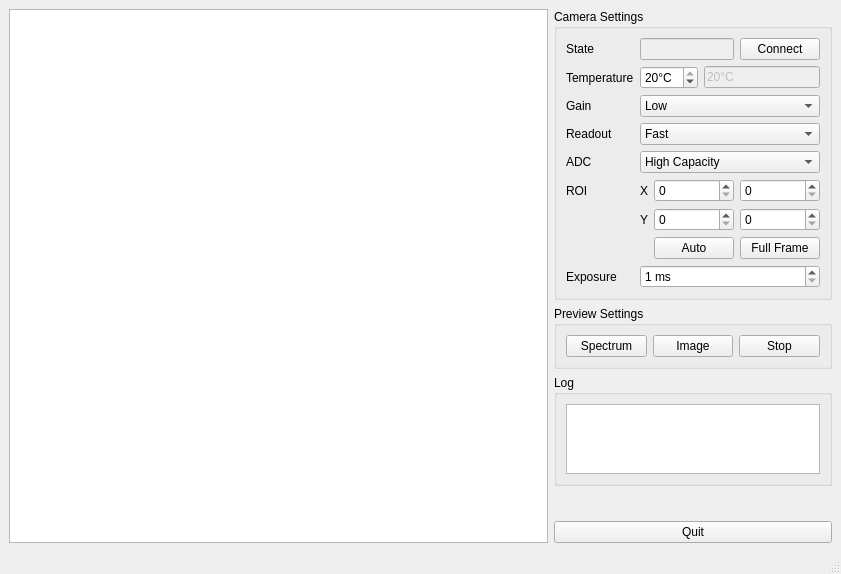
<?xml version="1.0" encoding="UTF-8"?>
<ui version="4.0">
 <class>XUVCameraGUI</class>
 <widget class="QMainWindow" name="XUVCameraGUI">
  <property name="geometry">
   <rect>
    <x>0</x>
    <y>0</y>
    <width>841</width>
    <height>574</height>
   </rect>
  </property>
  <property name="windowTitle">
   <string>XUV Camera</string>
  </property>
  <widget class="QWidget" name="centralwidget">
   <property name="sizePolicy">
    <sizepolicy hsizetype="Expanding" vsizetype="Expanding">
     <horstretch>0</horstretch>
     <verstretch>0</verstretch>
    </sizepolicy>
   </property>
   <layout class="QHBoxLayout" name="horizontalLayout_2" stretch="20,1">
    <item>
     <layout class="QVBoxLayout" name="verticalLayout_3">
      <item>
       <widget class="GraphicsLayoutWidget" name="plotLayoutWidget"/>
      </item>
     </layout>
    </item>
    <item>
     <layout class="QVBoxLayout" name="verticalLayout_4" stretch="4,1,2,1">
      <item>
       <widget class="QGroupBox" name="cameraSettings">
        <property name="title">
         <string>Camera Settings</string>
        </property>
        <layout class="QFormLayout" name="formLayout">
         <item row="0" column="0">
          <widget class="QLabel" name="label_2">
           <property name="text">
            <string>State</string>
           </property>
          </widget>
         </item>
         <item row="2" column="0">
          <widget class="QLabel" name="label">
           <property name="text">
            <string>Temperature</string>
           </property>
          </widget>
         </item>
         <item row="2" column="1">
          <layout class="QHBoxLayout" name="horizontalLayout_5">
           <item>
            <widget class="QSpinBox" name="cameraTempSpin">
             <property name="suffix">
              <string>°C</string>
             </property>
             <property name="minimum">
              <number>-40</number>
             </property>
             <property name="maximum">
              <number>20</number>
             </property>
             <property name="value">
              <number>20</number>
             </property>
            </widget>
           </item>
           <item>
            <widget class="QLineEdit" name="cameraTempText">
             <property name="enabled">
              <bool>false</bool>
             </property>
             <property name="text">
              <string>20°C</string>
             </property>
             <property name="readOnly">
              <bool>false</bool>
             </property>
            </widget>
           </item>
          </layout>
         </item>
         <item row="4" column="0">
          <widget class="QLabel" name="label_3">
           <property name="text">
            <string>Gain</string>
           </property>
          </widget>
         </item>
         <item row="4" column="1">
          <widget class="QComboBox" name="cameraGainBox">
           <item>
            <property name="text">
             <string>Low</string>
            </property>
           </item>
           <item>
            <property name="text">
             <string>Mid</string>
            </property>
           </item>
           <item>
            <property name="text">
             <string>High</string>
            </property>
           </item>
          </widget>
         </item>
         <item row="5" column="0">
          <widget class="QLabel" name="label_4">
           <property name="text">
            <string>Readout</string>
           </property>
          </widget>
         </item>
         <item row="5" column="1">
          <widget class="QComboBox" name="cameraADCSpeedBox">
           <property name="currentIndex">
            <number>1</number>
           </property>
           <item>
            <property name="text">
             <string>Slow</string>
            </property>
           </item>
           <item>
            <property name="text">
             <string>Fast</string>
            </property>
           </item>
          </widget>
         </item>
         <item row="7" column="0">
          <widget class="QLabel" name="label_5">
           <property name="text">
            <string>ROI</string>
           </property>
          </widget>
         </item>
         <item row="7" column="1">
          <layout class="QGridLayout" name="cameraROIGroup">
           <item row="0" column="0">
            <widget class="QLabel" name="label_6">
             <property name="text">
              <string>X</string>
             </property>
            </widget>
           </item>
           <item row="1" column="2">
            <widget class="QSpinBox" name="cameraROITop">
             <property name="maximum">
              <number>8192</number>
             </property>
            </widget>
           </item>
           <item row="1" column="0">
            <widget class="QLabel" name="label_7">
             <property name="text">
              <string>Y</string>
             </property>
            </widget>
           </item>
           <item row="0" column="1">
            <widget class="QSpinBox" name="cameraROILeft">
             <property name="maximum">
              <number>8192</number>
             </property>
            </widget>
           </item>
           <item row="1" column="1">
            <widget class="QSpinBox" name="cameraROIBottom">
             <property name="maximum">
              <number>8192</number>
             </property>
            </widget>
           </item>
           <item row="0" column="2">
            <widget class="QSpinBox" name="cameraROIRight">
             <property name="maximum">
              <number>8192</number>
             </property>
            </widget>
           </item>
           <item row="2" column="1">
            <widget class="QPushButton" name="cameraAutoROI">
             <property name="text">
              <string>Auto</string>
             </property>
            </widget>
           </item>
           <item row="2" column="2">
            <widget class="QPushButton" name="cameraFullROI">
             <property name="text">
              <string>Full Frame</string>
             </property>
            </widget>
           </item>
          </layout>
         </item>
         <item row="9" column="0">
          <widget class="QLabel" name="label_8">
           <property name="text">
            <string>Exposure</string>
           </property>
          </widget>
         </item>
         <item row="9" column="1">
          <widget class="QSpinBox" name="cameraExposureSpin">
           <property name="suffix">
            <string> ms</string>
           </property>
           <property name="minimum">
            <number>1</number>
           </property>
           <property name="maximum">
            <number>9999999</number>
           </property>
          </widget>
         </item>
         <item row="0" column="1">
          <layout class="QHBoxLayout" name="horizontalLayout">
           <item>
            <widget class="QLineEdit" name="cameraStateText">
             <property name="enabled">
              <bool>false</bool>
             </property>
            </widget>
           </item>
           <item>
            <widget class="QPushButton" name="cameraConnectButton">
             <property name="text">
              <string>Connect</string>
             </property>
            </widget>
           </item>
          </layout>
         </item>
         <item row="6" column="0">
          <widget class="QLabel" name="label_9">
           <property name="text">
            <string>ADC</string>
           </property>
          </widget>
         </item>
         <item row="6" column="1">
          <widget class="QComboBox" name="cameraADCSelect">
           <item>
            <property name="text">
             <string>High Capacity</string>
            </property>
           </item>
           <item>
            <property name="text">
             <string>Low Noise</string>
            </property>
           </item>
          </widget>
         </item>
        </layout>
       </widget>
      </item>
      <item>
       <widget class="QGroupBox" name="groupBox_2">
        <property name="title">
         <string>Preview Settings</string>
        </property>
        <layout class="QVBoxLayout" name="verticalLayout_5">
         <item>
          <layout class="QVBoxLayout" name="verticalLayout_6">
           <item>
            <layout class="QHBoxLayout" name="horizontalLayout_8">
             <item>
              <widget class="QPushButton" name="previewSpectrum">
               <property name="text">
                <string>Spectrum</string>
               </property>
               <property name="checkable">
                <bool>true</bool>
               </property>
               <property name="checked">
                <bool>false</bool>
               </property>
               <property name="flat">
                <bool>false</bool>
               </property>
              </widget>
             </item>
             <item>
              <widget class="QPushButton" name="previewImage">
               <property name="text">
                <string>Image</string>
               </property>
               <property name="checkable">
                <bool>true</bool>
               </property>
               <property name="checked">
                <bool>false</bool>
               </property>
              </widget>
             </item>
             <item>
              <widget class="QPushButton" name="previewStop">
               <property name="text">
                <string>Stop</string>
               </property>
              </widget>
             </item>
            </layout>
           </item>
          </layout>
         </item>
        </layout>
       </widget>
      </item>
      <item>
       <widget class="QGroupBox" name="groupBox_3">
        <property name="title">
         <string>Log</string>
        </property>
        <layout class="QVBoxLayout" name="verticalLayout_8">
         <item>
          <layout class="QVBoxLayout" name="verticalLayout_7">
           <item>
            <widget class="QPlainTextEdit" name="logView">
             <property name="undoRedoEnabled">
              <bool>false</bool>
             </property>
             <property name="readOnly">
              <bool>true</bool>
             </property>
             <property name="centerOnScroll">
              <bool>true</bool>
             </property>
            </widget>
           </item>
          </layout>
         </item>
        </layout>
       </widget>
      </item>
      <item>
       <layout class="QVBoxLayout" name="verticalLayout_2">
        <item>
         <spacer name="verticalSpacer">
          <property name="orientation">
           <enum>Qt::Vertical</enum>
          </property>
          <property name="sizeHint" stdset="0">
           <size>
            <width>20</width>
            <height>40</height>
           </size>
          </property>
         </spacer>
        </item>
        <item>
         <widget class="QPushButton" name="quitButton">
          <property name="text">
           <string>Quit</string>
          </property>
         </widget>
        </item>
       </layout>
      </item>
     </layout>
    </item>
   </layout>
  </widget>
  <widget class="QStatusBar" name="statusbar"/>
 </widget>
 <customwidgets>
  <customwidget>
   <class>GraphicsLayoutWidget</class>
   <extends>QGraphicsView</extends>
   <header>pyqtgraph</header>
  </customwidget>
 </customwidgets>
 <resources/>
 <connections>
  <connection>
   <sender>quitButton</sender>
   <signal>clicked()</signal>
   <receiver>XUVCameraGUI</receiver>
   <slot>close()</slot>
   <hints>
    <hint type="sourcelabel">
     <x>20</x>
     <y>20</y>
    </hint>
    <hint type="destinationlabel">
     <x>20</x>
     <y>20</y>
    </hint>
   </hints>
  </connection>
 </connections>
</ui>
